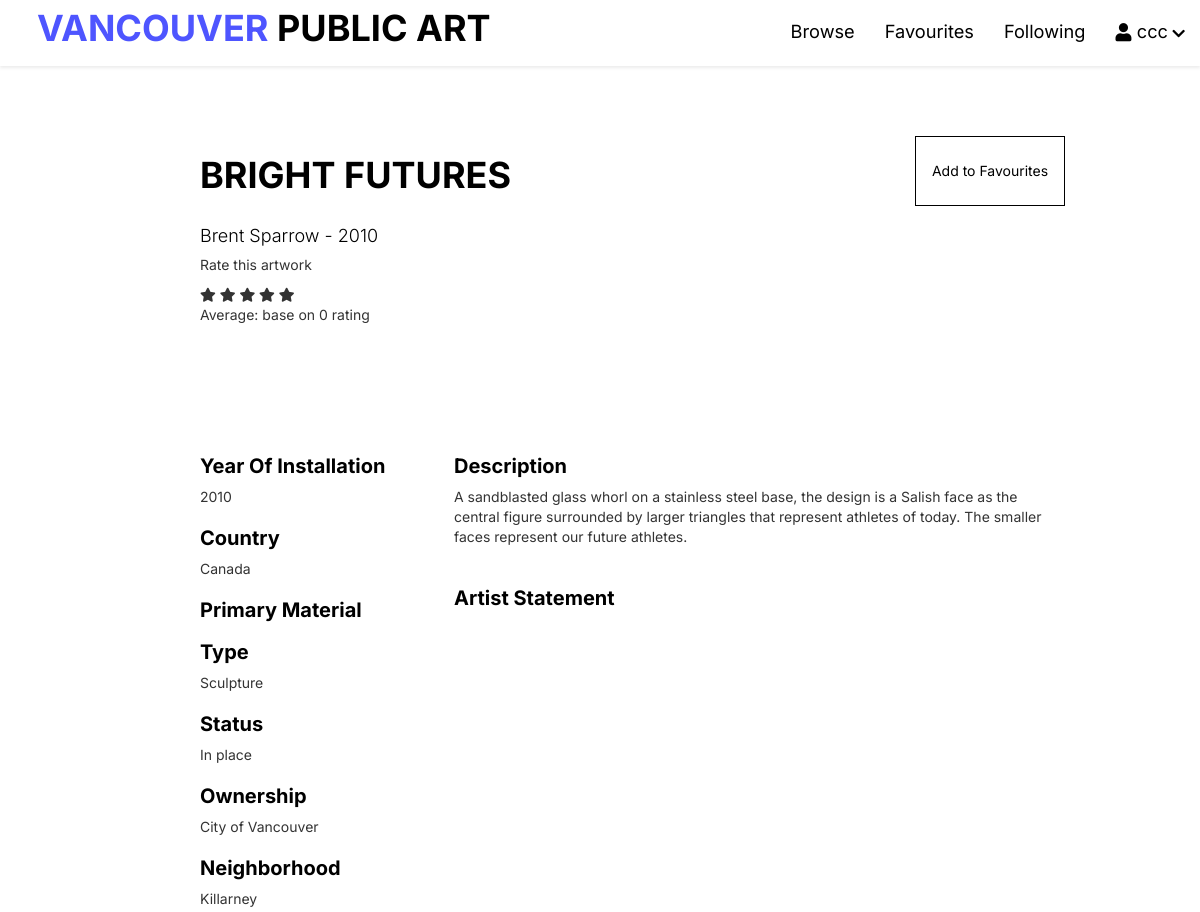
The app's page /public/art_detail.php?id=463 (signed in, upper part), older data.
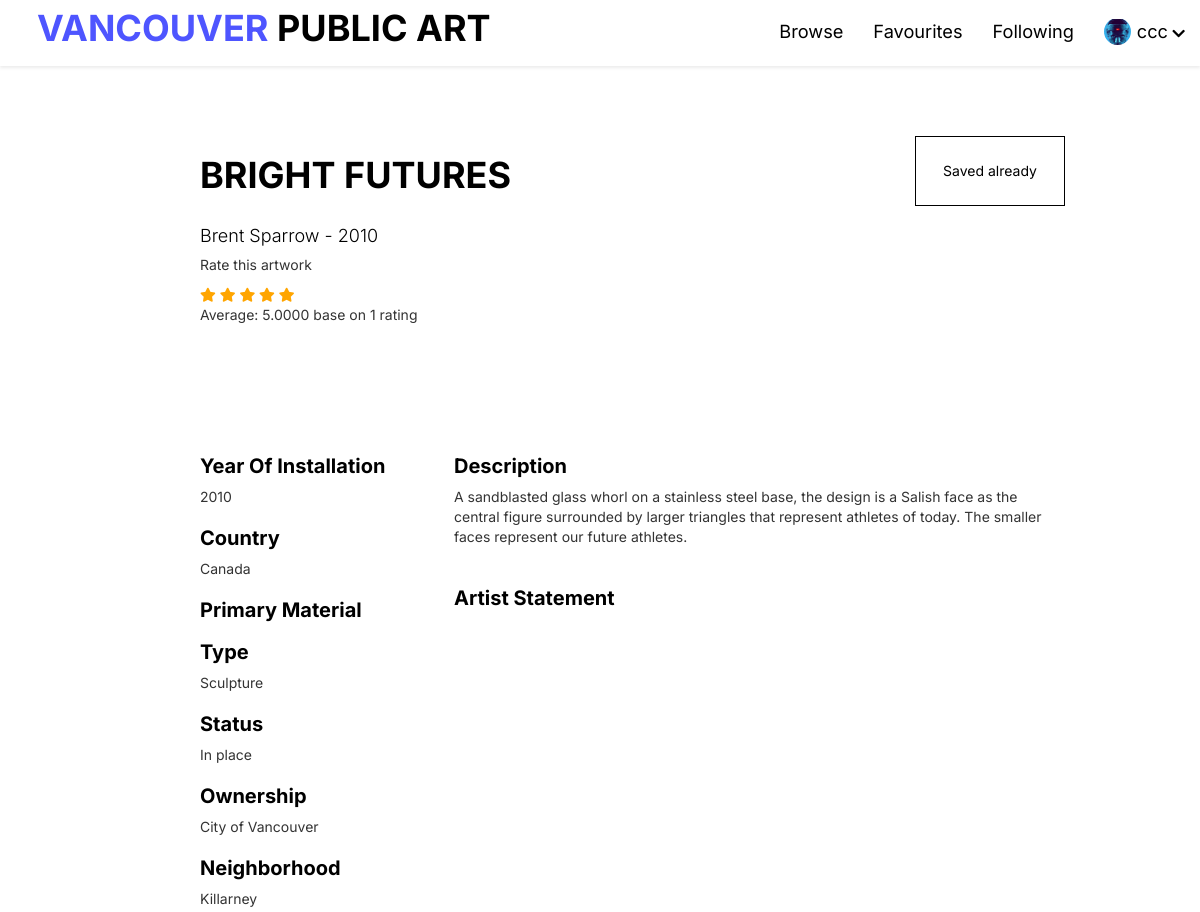
The same page, newer data.
### tables this page shows
CREATE TABLE `member` (
  `userID` int(4) NOT NULL,
  `username` varchar(30) NOT NULL,
  `password` varchar(500) NOT NULL,
  `name` varchar(50) NOT NULL,
  `phoneNumber` int(10) NOT NULL,
  `profilePhoto` varchar(500) NOT NULL,
  `email` varchar(500) NOT NULL
);

### private/initialize.php (called while the page is built, shortened)
<?php
$profileImageDestination = 'Assets/img/';
function url_for($script_path)
{
  if ($script_path[0] != '/') {
    $script_path = "/" . $script_path;
  }
  return WWW_ROOT . $script_path;
}

### private/database/db.php (called while the page is built, shortened)
<?php
require('db_connect.php');
function executeQuery($sql, $data)
{
    global $conn;
    $stmt = $conn->prepare($sql);
    $values = array_values($data);
    $types = str_repeat('s', count($values));
    $stmt->bind_param($types, ...$values);
    $stmt->execute();
    return $stmt;
}
function selectOne($table, $table2, $conditions)
{
    $sql = "SELECT * FROM $table INNER JOIN $table2 ON $table.artistID = $table2.artistID";
    $i = 0;
    foreach ($conditions as $key => $value) {
        if ($i === 0) {
            $sql = $sql . " WHERE $key=?";
        } else {
            $sql = $sql . " AND $key=?";
        }
        $i++;
    }
    $sql = $sql . " LIMIT 1";
    $stmt = executeQuery($sql, $conditions);
    $records = $stmt->get_result()->fetch_assoc();
    return $records;
}
function selectOneByOneTable($table, $conditions)
{
    $sql = "SELECT * FROM $table";
    $i = 0;
    foreach ($conditions as $key => $value) {
        if ($i === 0) {
            $sql = $sql . " WHERE $key=?";
        } else {
            $sql = $sql . " AND $key=?";
        }
        $i++;
    }
    $sql = $sql . " LIMIT 1";
    $stmt = executeQuery($sql, $conditions);
    $records = $stmt->get_result()->fetch_assoc();
    return $records;
}
function showRating($art_id)
{
    global $conn;
    $query = "SELECT AVG(score) as avgRating, COUNT(score) as ratingNum FROM rating WHERE artID = '" . $art_id . "'";
    $stmt = $conn->query($query);
    $result = $stmt->fetch_assoc();
    return $result;
}

### public/art_detail.php (the view, shortened to what the changed rows need)
<?php include('../private/initialize.php');
include("../private/database/db.php");
include('../private/controller/user.php');
?>
<?php
$table1 = 'artwork';
$table2 = 'artist';
$table3 = 'favouriteslist';
if (isset($_GET['id'])) {
    $id = $_GET['id'];
    $art = selectOne($table1, $table2, ['artID' => $id]);
    $id = $art['artID'];
    $title = $art['artName'];
    $average_rating = showRating($id);
}
if (isset($_SESSION['userID'])) {
    $user_id = $_SESSION['userID'];
    $favourite = selectOneByOneTable($table3, ['userID' => $user_id, 'artID' => $id]);
}
?>
<!DOCTYPE html>
<html lang="en">
<head>
    <link rel="stylesheet" href="https://code.jquery.com/ui/1.9.2/themes/base/jquery-ui.css">
    <link rel="stylesheet" href="https://maxcdn.bootstrapcdn.com/bootstrap/3.4.1/css/bootstrap.min.css">
    <link rel="stylesheet" href="https://use.fontawesome.com/releases/v5.7.2/css/all.css">
</head>
<body>
    <?php include(INCLUDE_PATH . '/header.php'); ?>
    <div class="container">
        <div class="text-container">
            <div class="title-and-button">
                <h1><?php echo $title ?></h1>
                <?php if (isset($_SESSION['userID']) && !$favourite) { ?>
                    <button name="favBtn" class="favBtn secondaryBtn">Add to Favourites</button>
                <?php } else if (isset($_SESSION['userID']) && $favourite) { ?>
                    <button name="unSaveBtn" class="unSaveBtn secondaryBtn">Saved already</button>
                <?php } else {
                } ?>
            </div>
            <div class="">
                <p id="rate-message">Rate this artwork</p>
                <span class="fa fa-star <?php echo ($average_rating['avgRating'] >= 1) ? 'checked' : ''; ?>" id="star1" value='1'></span>
                <span class="fa fa-star <?php echo ($average_rating['avgRating'] >= 2) ? 'checked' : ''; ?>" id="star2" value='2'></span>
                <span class="fa fa-star <?php echo ($average_rating['avgRating'] >= 3) ? 'checked' : ''; ?>" id="star3" value='3'></span>
                <span class="fa fa-star <?php echo ($average_rating['avgRating'] >= 4) ? 'checked' : ''; ?>" id="star4" value='4'></span>
                <span class="fa fa-star <?php echo ($average_rating['avgRating'] >= 5) ? 'checked' : ''; ?>" id="star5" value='5'></span>
                <p>Average: <span id="average"><?php echo $average_rating['avgRating'] ?></span> base on <span id="totalRating"><?php echo $average_rating['ratingNum'] ?> </span>rating</p>
            </div>
            <div class="details-container">
                <div class="left-side">
                    <div class="detail-box">
                        <h2>Year Of Installation</h2>
                    </div>
                    <div class="detail-box">
                        <h2>Country</h2>
                    </div>
                    <div class="detail-box">
                        <h2>Primary Material</h2>
                    </div>
                    <div class="detail-box">
                        <h2>Type</h2>
                    </div>
                    <div class="detail-box">
                        <h2>Status</h2>
                    </div>
                    <div class="detail-box">
                        <h2>Ownership</h2>
                    </div>
                    <div class="detail-box">
                        <h2>Neighborhood</h2>
                    </div>
                </div>
                <div class="right-side">
                    <div class="detail-box1">
                        <h2>Description</h2>
                    </div>
                    <div class="detail-box1">
                        <h2>Artist Statement</h2>
                    </div>
                </div>
            </div>
        </div>
    </div>
</body>
</html>

### private/includes/header.php (shortened to what the changed rows need)
<header>
    <div class="logo">
        <a href="<?php echo url_for('/index.php') ?>">
            <h1 class="logo-text"><span>VANCOUVER </span>PUBLIC ART</h1>
        </a>
    </div>
    <ul class="nav">
        <?php if (isset($_SESSION['userID'])) { ?>
            <?php if (isset($_SESSION['userID'])) {
                $userid = $_SESSION['userID'];
                $user = selectOneByOneTable('member', ['userID' => $userid]);
                $profilePhote = $user['profilePhoto'];
            }  ?>
            <li>
                <a href="#" style="display:flex;">
                    <?php if ($profilePhote != null) { ?>
                        <div class="" style="width:1.5em; height:1.5em; overflow:hidden; border-radius: 50%; margin-right:0.3em;">
                            <img style="width:100%; height:100%; object-fit: cover;" src="<?php echo url_for($profileImageDestination . $profilePhote); ?>" />
                        </div>
                    <?php } else { ?>
                        <i class="fa fa-user" style="margin-right:0.3em; padding-top:0.3em;"></i>
                    <?php } ?>
                    <?php echo $_SESSION['username']; ?>
                    <i class="fa fa-chevron-down" style="font-size: .8em; padding-top:0.65em; padding-left:0.3em;"></i>
                </a>
            </li>
        <?php } else { ?>
            <li><a href="register.php">Sign Up</a></li>
            <li><a href="login.php">Login</a></li>
        <?php } ?>
    </ul>
</header>

Row changes from the older to the newer data that the page shows:
now on this page (row edited): member: profilePhoto (picture)
Text that changed along with them:
$average_rating['avgRating']: (not shown) → "5.0000"
$average_rating['ratingNum']: "0" → "1"
text no longer shown: "Add to Favourites"
text now shown: "Saved already"
